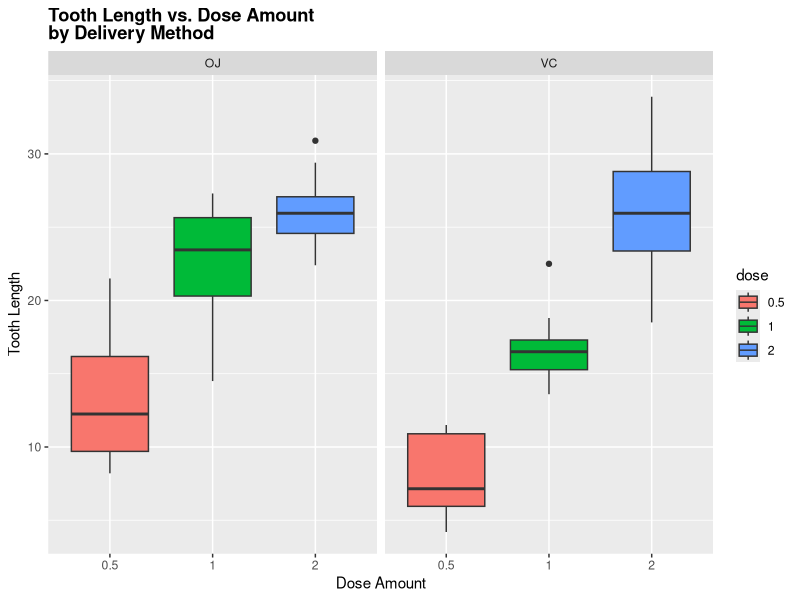
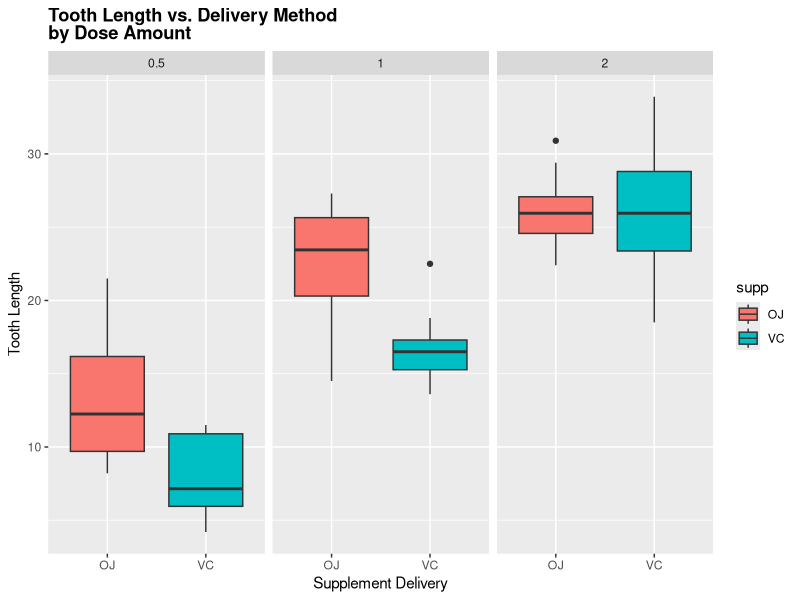

Write R code to recreate these figures, in order.
## ---- chunk 1
library(ggplot2)
## ---- chunk 2
# Load ToothGrowth data
data("ToothGrowth")

# Display a summary of the data
summary(ToothGrowth)

head(ToothGrowth)
## ---- chunk 3
unique(ToothGrowth$len)
## ---- chunk 4
unique(ToothGrowth$supp)
## ---- chunk 5
unique(ToothGrowth$dose)
## ---- chunk 6
# Convert dose to a factor
ToothGrowth$dose<-as.factor(ToothGrowth$dose)

# Plot tooth length ('len') vs. the dose amount ('dose'), broken out by supplement delivery method ('supp')
ggplot(aes(x=dose, y=len), data=ToothGrowth) + geom_boxplot(aes(fill=dose)) + xlab("Dose Amount") + ylab("Tooth Length") + facet_grid(~ supp) + ggtitle("Tooth Length vs. Dose Amount \nby Delivery Method") + 
     theme(plot.title = element_text(lineheight=.8, face="bold"))
## ---- chunk 7
# Plot tooth length ('len') vs. supplement delivery method ('supp') broken out by the dose amount ('dose')
ggplot(aes(x=supp, y=len), data=ToothGrowth) + geom_boxplot(aes(fill=supp)) + xlab("Supplement Delivery") + ylab("Tooth Length") + facet_grid(~ dose) + ggtitle("Tooth Length vs. Delivery Method \nby Dose Amount") + 
     theme(plot.title = element_text(lineheight=.8, face="bold"))
## ---- chunk 8
# run t-test
t.test(len~supp,data=ToothGrowth)
## ---- chunk 9
# run t-test using dose amounts 0.5 and 1.0
ToothGrowth_sub <- subset(ToothGrowth, ToothGrowth$dose %in% c(1.0,0.5))
t.test(len~dose,data=ToothGrowth_sub)
## ---- chunk 10
# run t-test using dose amounts 0.5 and 2.0
ToothGrowth_sub <- subset(ToothGrowth, ToothGrowth$dose %in% c(0.5,2.0))
t.test(len~dose,data=ToothGrowth_sub)
## ---- chunk 11
# run t-test using dose amounts 1.0 and 2.0
ToothGrowth_sub <- subset(ToothGrowth, ToothGrowth$dose %in% c(1.0,2.0))
t.test(len~dose,data=ToothGrowth_sub)
